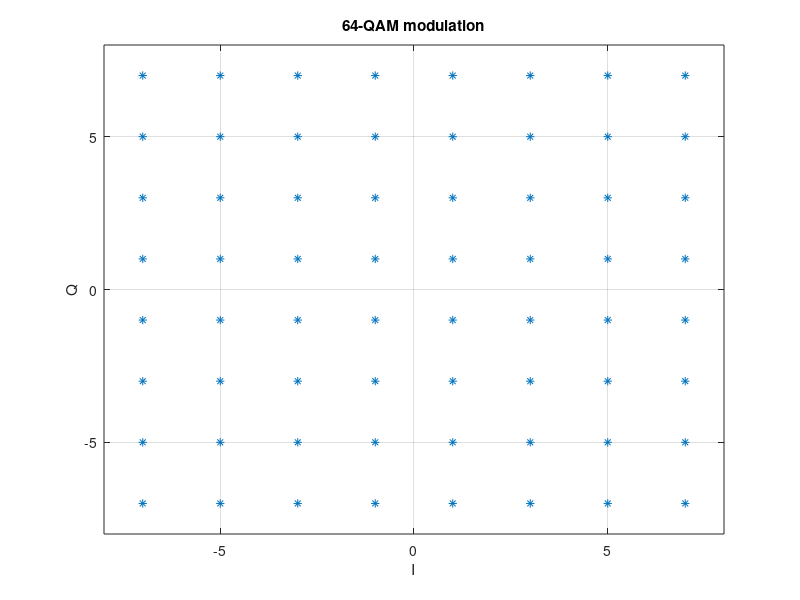

Reproduce this figure in MATLAB.
x = [1 1 1 1 1 1 1 1 -1 -1 -1 -1 -1 -1 -1 -1 3 3 3 3 3 3 3 3 -3 -3 -3 -3 -3 -3 -3 -3 5 5 5 5 5 5 5 5 -5 -5 -5 -5 -5 -5 -5 -5 7 7 7 7 7 7 7 7 -7 -7 -7 -7 -7 -7 -7 -7];
y = [7 5 3 1 -1 -3 -5 -7 7 5 3 1 -1 -3 -5 -7 7 5 3 1 -1 -3 -5 -7 7 5 3 1 -1 -3 -5 -7 7 5 3 1 -1 -3 -5 -7 7 5 3 1 -1 -3 -5 -7 7 5 3 1 -1 -3 -5 -7 7 5 3 1 -1 -3 -5 -7];
figure;
plot(x,y,'*');
hold on;
grid on;
title('64-QAM modulation');
xlabel('I');
ylabel('Q');
xlim([-8, 8]);
ylim([-8, 8]);